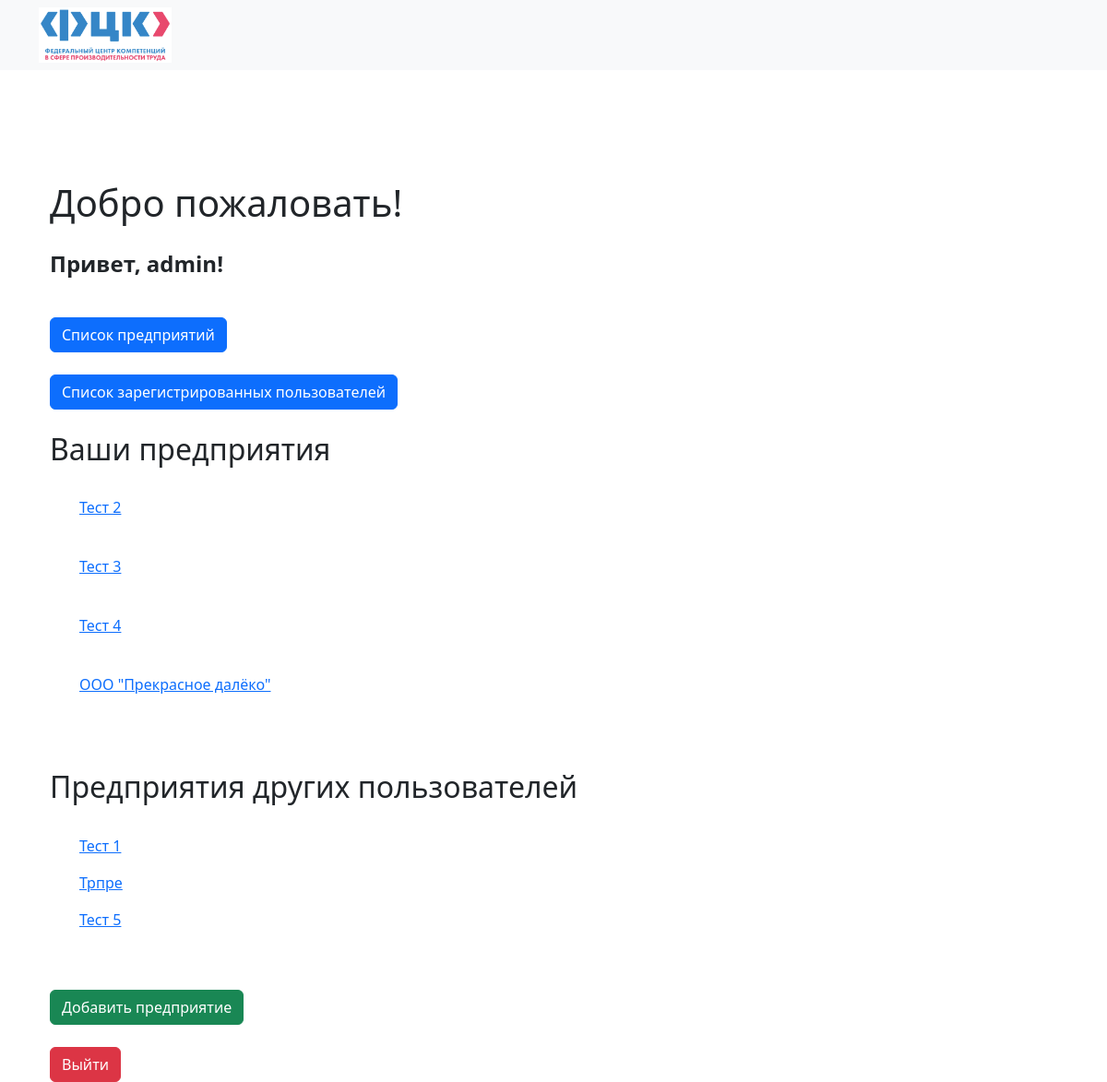
The app's page / (signed in) with its own data.
### project/models.py (models this page shows, shortened)
class Enterprise(models.Model):
    user = models.ForeignKey(User, on_delete=models.CASCADE)
    name = models.CharField(max_length=4096)
    employees = models.PositiveIntegerField()
    slug = models.SlugField(unique=True, blank=True, null=True)
    conclusions = models.TextField(blank=True, null=True)
    recommendations = models.TextField(blank=True, null=True)
    survey_date = models.DateField(blank=True, null=True)

### project/views.py (the view)
# urls.py: path('', views.index, name='index'),
@login_required
def index(request):
    user = request.user
    if user.is_superuser:
        user_enterprises = Enterprise.objects.filter(user=user)
        other_enterprises = Enterprise.objects.exclude(user=user)
    else:
        user_enterprises = Enterprise.objects.filter(user=user)
        other_enterprises = []
    context = {
        'user_enterprises': user_enterprises,
        'other_enterprises': other_enterprises,
    }
    return render(request, 'index.html', context)

### project/templatetags/custom_filters.py (called while the page is built)
@register.filter
def display_username(value):
    return ' '.join(value.split('_'))

### templates/index.html (shortened to what this page needs)
{% extends 'flatpages/default.html' %}
{% load custom_filters %}
{% block content %}
<div class="container mt-5">
    <h1>Добро пожаловать!</h1>
    <div class="mt-4">
        {% if user.is_authenticated %}
            <p class="welcome-message">Привет, {{ user.username|display_username }}!</p><br>
            {% if user.is_superuser %}
                <a href="{% url 'enterprise_list' %}" class="btn btn-primary">Список предприятий</a>
                <br><br>
                <a href="{% url 'user_list' %}" class="btn btn-primary">Список зарегистрированных пользователей</a>
                <br><br>
                <h2>Ваши предприятия</h2><br>
                <ul>
                    {% for enterprise in user_enterprises %}
                        <p><a href="{% url 'enterprise_detail' enterprise.id %}">{{ enterprise.name }}</a></p><br>
                    {% empty %}
                        <p>У вас нет созданных предприятий.</p>
                    {% endfor %}
                </ul>
                <br>
                <h2>Предприятия других пользователей</h2><br>
                <ul>
                    {% for enterprise in other_enterprises %}
                        <p><a href="{% url 'enterprise_detail' enterprise.id %}">{{ enterprise.name }}</a></p>
                    {% empty %}
                        <p>Другие пользователи не создали предприятия.</p>
                    {% endfor %}
                </ul>
            {% endif %}
            <br><br>
            <a href="{% url 'add_enterprise' %}" class="btn btn-success">Добавить предприятие</a>
            <br><br>
            <a href="{% url 'logout' %}" class="btn btn-danger">Выйти</a>
        {% else %}
            <br><br>
            <a href="{% url 'register' %}" class="btn btn-primary">Зарегистрироваться</a>
            <br><br>
            <a href="{% url 'login' %}" class="btn btn-success">Войти</a>
        {% endif %}
    </div>
</div>
{% endblock %}

### templates/index.html (style rules this page uses)
.welcome-message { font-size: 1.5em; font-weight: bold; }

### records on screen
Enterprise: name "Тест 2"
Enterprise: name "Тест 3"
Enterprise: name "Тест 4"
Enterprise: name "ООО \"Прекрасное далёко\""
Enterprise: name "Тест 1"
Enterprise: name "Трпре"
Enterprise: name "Тест 5"

### other values on screen
{{ user.username|display_username }} "admin"
